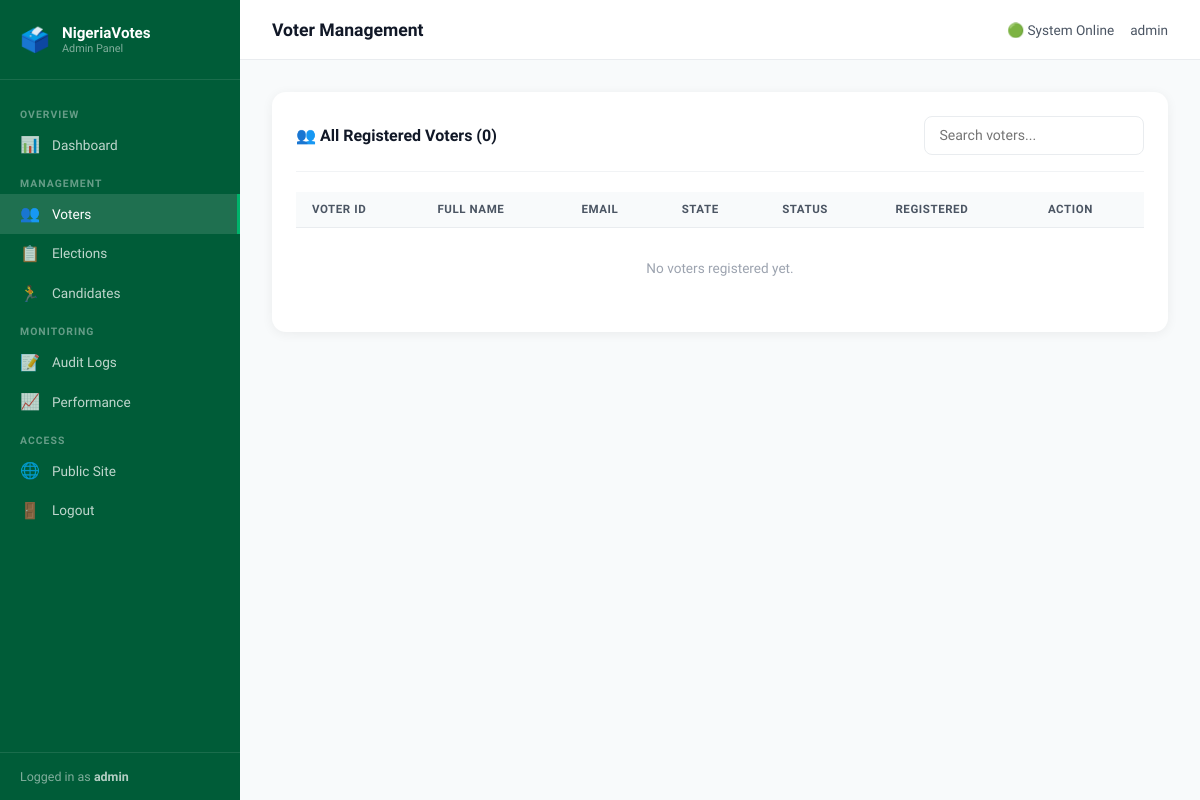
/admin-panel/voters/ (signed in), run on an earlier commit of the app's database.
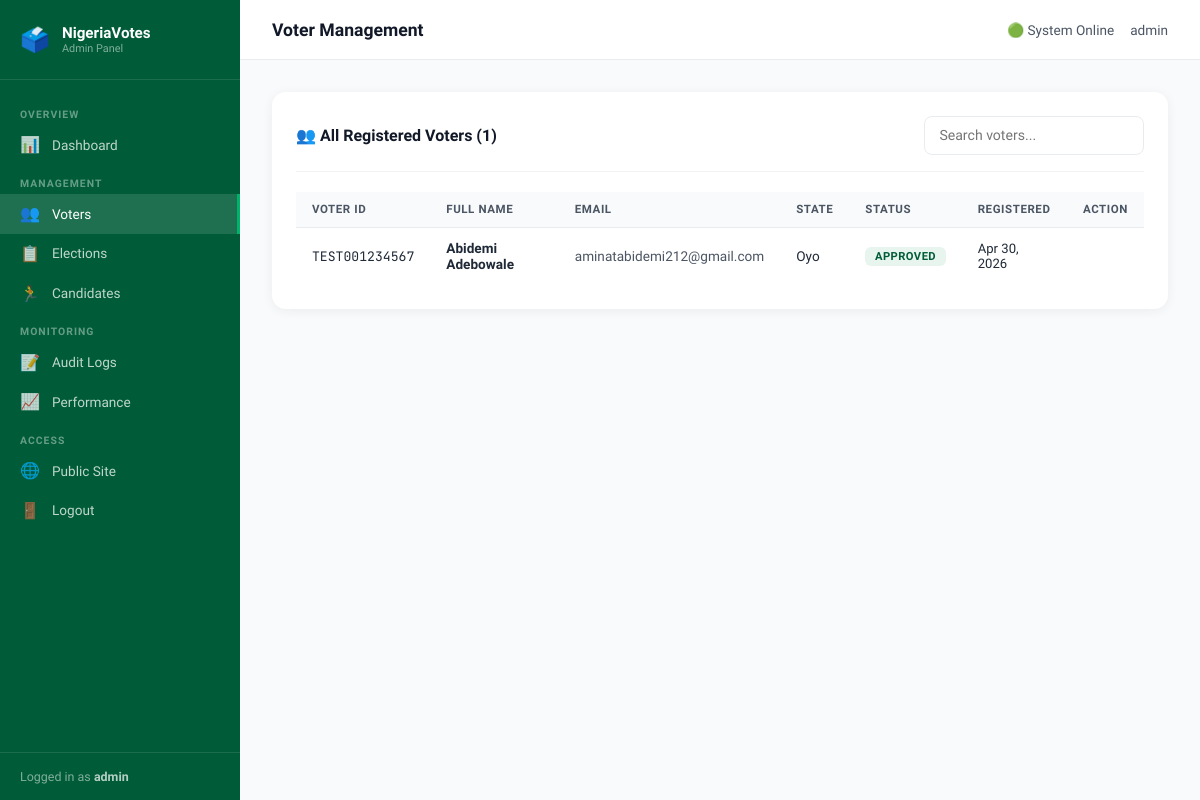
And on a later commit of the database.
### voting/models.py (models this page shows, shortened)
class Voter(models.Model):
    GENDER_CHOICES = [('M', 'Male'), ('F', 'Female'), ('O', 'Other')]
    STATUS_CHOICES = [('pending', 'Pending'), ('approved', 'Approved'), ('rejected', 'Rejected')]
    id = models.UUIDField(primary_key=True, default=uuid.uuid4, editable=False)
    voter_id = models.CharField(max_length=20, unique=True)
    full_name = models.CharField(max_length=200)
    email = models.EmailField(unique=True)
    phone = models.CharField(max_length=15)
    date_of_birth = models.DateField()
    gender = models.CharField(max_length=1, choices=GENDER_CHOICES)
    state = models.CharField(max_length=100)
    lga = models.CharField(max_length=100)
    ward = models.CharField(max_length=100)
    polling_unit = models.CharField(max_length=200)
    face_encoding = models.BinaryField(null=True, blank=True)  # Stored FaceNet embeddings
    face_image = models.ImageField(upload_to='voter_images/', null=True, blank=True)
    status = models.CharField(max_length=10, choices=STATUS_CHOICES, default='pending')
    registered_at = models.DateTimeField(default=timezone.now)
    is_active = models.BooleanField(default=True)
    class Meta:
        db_table = 'voters'
        ordering = ['-registered_at']

### voting/views.py (the view)
# urls.py: path('admin-panel/voters/', views.admin_voters, name='admin_voters'),
@login_required(login_url='/admin-panel/login/')
def admin_voters(request):
    if not request.user.is_staff:
        return redirect('home')
    voters = Voter.objects.all().order_by('-registered_at')
    return render(request, 'admin_panel/voters.html', {'voters': voters})

### voting/security.py (called while the page is built)
    def __call__(self, request):
        response = self.get_response(request)
        response['X-Content-Type-Options'] = 'nosniff'
        response['X-Frame-Options'] = 'DENY'
        response['X-XSS-Protection'] = '1; mode=block'
        response['Referrer-Policy'] = 'strict-origin-when-cross-origin'
        response['Permissions-Policy'] = 'camera=(self), microphone=(), geolocation=()'
        return response

### templates/admin_panel/voters.html (shortened to what this page needs)
{% extends "admin_panel/base.html" %}
{% block page_title %}Voter Management{% endblock %}
{% block nav_voters %}active{% endblock %}
{% block content %}
<div class="card">
    <div class="card-header">
        <div class="card-title">👥 All Registered Voters ({{ voters.count }})</div>
        <input type="text" placeholder="Search voters..." id="searchInput" class="form-control" style="width:220px;">
    </div>
    <div style="overflow-x:auto;">
        <table class="table" id="votersTable">
            <thead>
                <tr>
                    <th>Voter ID</th>
                    <th>Full Name</th>
                    <th>Email</th>
                    <th>State</th>
                    <th>Status</th>
                    <th>Registered</th>
                    <th>Action</th>
                </tr>
            </thead>
            <tbody>
                {% for voter in voters %}
                <tr>
                    <td><code style="font-family:var(--mono);font-size:.82rem;">{{ voter.voter_id }}</code></td>
                    <td style="font-weight:600;">{{ voter.full_name }}</td>
                    <td style="color:var(--gray-600);">{{ voter.email }}</td>
                    <td>{{ voter.state }}</td>
                    <td>
                        <span class="badge badge-{% if voter.status == 'approved' %}success{% elif voter.status == 'pending' %}warning{% else %}danger{% endif %}">
                            {{ voter.status }}
                        </span>
                    </td>
                    <td class="text-muted">{{ voter.registered_at|date:"M d, Y" }}</td>
                    <td>
                    </td>
                </tr>
                {% empty %}
                <tr><td colspan="7" style="text-align:center;color:var(--gray-400);padding:2rem;">No voters registered yet.</td></tr>
                {% endfor %}
            </tbody>
        </table>
    </div>
</div>
{% endblock %}

What changed in the data, as far as the page shows it:
added Voter: voter_id "TEST001234567", full_name "Abidemi Adebowale", email "aminatabidemi212@gmail.com", state "Oyo", status "APPROVED", registered_at "Apr 30, 2026"
Also different on the page:
{{ voters.count }}: "0" → "1"
text no longer shown: "No voters registered yet."
